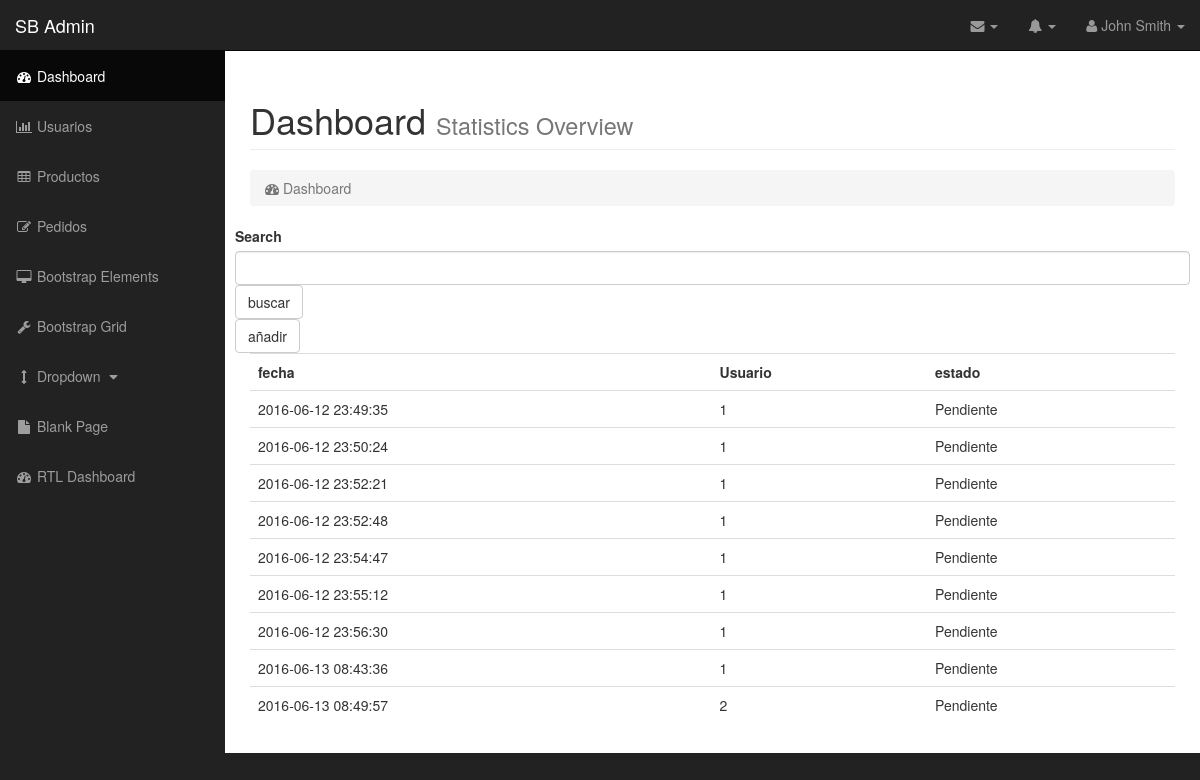
Page /admin/index.php?opcion=pedidos on the committed database.
### tables this page shows
CREATE TABLE `pedidos` (
  `id` bigint(20) NOT NULL,
  `fecha` datetime NOT NULL,
  `idusuario` bigint(20) NOT NULL,
  `estado` varchar(10) NOT NULL
);

### includes/ConnectDB.php (called while the page is built, shortened)
<?php
class ConnectDB
{
	private $_mngDB;
	public function __construct() {
		$this->_host = HOST;
		$this->_database = DATABASE;
		$this->_user = USER;
		$this->_pass = PASS;
		$this->_port = PORT;
		$dsn = 'mysql:host=' . $this->_host . ';'
				. 'dbname=' . $this->_database . ';'
				. 'port=' . $this->_port;
		try {
			$this->_mngDB = new PDO($dsn, $this->_user, $this->_pass);
			$this->_mngDB->query("SET NAMES UTF8");
		} catch (PDOException $e) {
			printf("Conexión fallida: %s\n", $e->getMessage());
			exit();
		}
	}
	public function query($sql, $values=array()) {
		$_result = false;
			try {
			  $result=$this->_mngDB->prepare($sql);
			  $result->execute($values);
  			  $_result = $result->fetchAll(PDO::FETCH_ASSOC);
			} catch (PDOException $e) {
				printf("Conexión fallida: %s\n", $e->getMessage());
				exit();
			}
			return $_result;
	}
}

### includes/ModelPedidos.php (called while the page is built, shortened)
<?php
require_once "ConnectDB.php";
class ModelPedidos{
    private $conexion ="";
    public function __construct(){
        $this->conexion = new ConnectDB();
    }
    public function mostrar(){
        return $this->conexion->query("SELECT * FROM pedidos");
    }
}
?>

### admin/modulos/adminPedidos.php (the view)
<div class="row">
    <form action="" class="inline-form">
        <label for="">Search</label>
        <input type="text" class="form-control">
        <input type="submit" class="btn btn-default" value="buscar">
    </form>
    <a href=<?php echo $_SERVER['PHP_SELF'].'?opcion=gestionproductos&tipogestion=add'?> class="btn btn-default">añadir</a>
</div>
 <div class="row">
                    <div class="col-lg-12">
                       <?php $pedidos = $modelPedidos->mostrar();
                        ?>
                        <table class="table">
                            <tr>
                            <th>fecha</th>
                            <th>Usuario</th>
                            <th>estado</th>
                            </tr>
                            <?php
                            foreach($pedidos as $pedido){
                                echo "<tr><td>$pedido[fecha]</td><td>$pedido[idusuario]</td><td>$pedido[estado]</td></tr>";
                            }
                            ?>
                        </table>
                    </div>

### admin/index.php (shortened to what this page needs)
<?php
require_once"../includes/ModelPedidos.php";
$modelPedidos = new ModelPedidos();
?>
<!DOCTYPE html>
<html lang="en">
<head>
    <link href="../css/bootstrap.min.css" rel="stylesheet">
    <link href="../css/sb-admin.css" rel="stylesheet">
    <link href="../css/plugins/morris.css" rel="stylesheet">
    <link href="../font-awesome/css/font-awesome.min.css" rel="stylesheet" type="text/css">
</head>
<body>
    <div id="wrapper">
        <nav class="navbar navbar-inverse navbar-fixed-top" role="navigation">
            <div class="navbar-header">
                <a class="navbar-brand" href="index.html">SB Admin</a>
            </div>
            <ul class="nav navbar-right top-nav">
                <li class="dropdown">
                    <a href="#" class="dropdown-toggle" data-toggle="dropdown"><i class="fa fa-envelope"></i> <b class="caret"></b></a>
                </li>
                <li class="dropdown">
                    <a href="#" class="dropdown-toggle" data-toggle="dropdown"><i class="fa fa-bell"></i> <b class="caret"></b></a>
                </li>
                <li class="dropdown">
                    <a href="#" class="dropdown-toggle" data-toggle="dropdown"><i class="fa fa-user"></i> John Smith <b class="caret"></b></a>
                </li>
            </ul>
            <div class="collapse navbar-collapse navbar-ex1-collapse">
                <ul class="nav navbar-nav side-nav">
                    <li class="active">
                        <a href="index.html"><i class="fa fa-fw fa-dashboard"></i> Dashboard</a>
                    </li>
                    <li>
                        <a href=<?php echo $_SERVER['PHP_SELF']."?opcion=usuarios"?>><i class="fa fa-fw fa-bar-chart-o"></i> Usuarios</a>
                    </li>
                    <li>
                        <a href=<?php echo "$_SERVER[PHP_SELF]?opcion=productos" ?>><i class="fa fa-fw fa-table"></i> Productos</a>
                    </li>
                    <li>
                        <a href=<?php echo "$_SERVER[PHP_SELF]?opcion=pedidos"?>><i class="fa fa-fw fa-edit"></i> Pedidos</a>
                    </li>
                    <li>
                        <a href="bootstrap-elements.html"><i class="fa fa-fw fa-desktop"></i> Bootstrap Elements</a>
                    </li>
                    <li>
                        <a href="bootstrap-grid.html"><i class="fa fa-fw fa-wrench"></i> Bootstrap Grid</a>
                    </li>
                    <li>
                        <a href="javascript:;" data-toggle="collapse" data-target="#demo"><i class="fa fa-fw fa-arrows-v"></i> Dropdown <i class="fa fa-fw fa-caret-down"></i></a>
                    </li>
                    <li>
                        <a href="blank-page.html"><i class="fa fa-fw fa-file"></i> Blank Page</a>
                    </li>
                    <li>
                        <a href="index-rtl.html"><i class="fa fa-fw fa-dashboard"></i> RTL Dashboard</a>
                    </li>
                </ul>
            </div>
        </nav>
        <div id="page-wrapper">
            <div class="container-fluid">
                <div class="row">
                    <div class="col-lg-12">
                        <h1 class="page-header">
                            Dashboard <small>Statistics Overview</small>
                        </h1>
                        <ol class="breadcrumb">
                            <li class="active">
                                <i class="fa fa-dashboard"></i> Dashboard
                            </li>
                        </ol>
                    </div>
                </div>
                <div class="row">
                    <div class="col-lg-12">
                        <?php
                        if(isset($_GET['opcion'])){
                            switch($_GET['opcion']){
                                case "pedidos":
                                    require_once "modulos/adminPedidos.php";
                                    break;
                            }
                        }
                    ?>
                    </div>
                </div>
                </div>
            </div>
        </div>
    </div>
</body>
</html>

### css/sb-admin.css (style rules this page uses)
body { margin-top: 100px; background-color: #222; }
@media (min-width:768px) { body { margin-top: 50px; } }
#wrapper { padding-left: 0; }
#page-wrapper { width: 100%; padding: 0; background-color: #fff; }
@media (min-width:768px) { #wrapper { padding-left: 225px; } }
@media (min-width:768px) { #page-wrapper { padding: 10px; } }
.top-nav { padding: 0 15px; }
.top-nav>li { display: inline-block; float: left; }
.top-nav>li>a { padding-top: 15px; padding-bottom: 15px; line-height: 20px; color: #999; }
@media (min-width:768px) { .side-nav { position: fixed; top: 51px; left: 225px; width: 225px; margin-left: -225px; border: none; border-radius: 0; overflow-y: auto; background-color: #222; bottom: 0; overflow-x: hidden; padding-bottom: 40px; } }
@media (min-width:768px) { .side-nav>li>a { width: 225px; } }

### rows in the picture
pedidos: fecha "2016-06-12 23:49:35", idusuario "1", estado "Pendiente"
pedidos: fecha "2016-06-12 23:50:24", idusuario "1", estado "Pendiente"
pedidos: fecha "2016-06-12 23:52:21", idusuario "1", estado "Pendiente"
pedidos: fecha "2016-06-12 23:52:48", idusuario "1", estado "Pendiente"
pedidos: fecha "2016-06-12 23:54:47", idusuario "1", estado "Pendiente"
pedidos: fecha "2016-06-12 23:55:12", idusuario "1", estado "Pendiente"
pedidos: fecha "2016-06-12 23:56:30", idusuario "1", estado "Pendiente"
pedidos: fecha "2016-06-13 08:43:36", idusuario "1", estado "Pendiente"
pedidos: fecha "2016-06-13 08:49:57", idusuario "2", estado "Pendiente"
